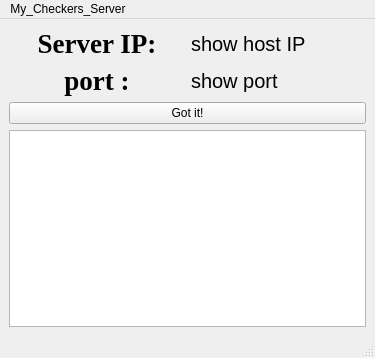
<?xml version="1.0" encoding="UTF-8"?>
<ui version="4.0">
 <class>MainWindow</class>
 <widget class="QMainWindow" name="MainWindow">
  <property name="geometry">
   <rect>
    <x>0</x>
    <y>0</y>
    <width>375</width>
    <height>358</height>
   </rect>
  </property>
  <property name="windowTitle">
   <string>MainWindow</string>
  </property>
  <widget class="QWidget" name="centralwidget">
   <layout class="QGridLayout" name="gridLayout">
    <item row="0" column="0">
     <widget class="QLabel" name="label">
      <property name="font">
       <font>
        <family>Times New Roman</family>
        <pointsize>20</pointsize>
        <bold>true</bold>
       </font>
      </property>
      <property name="text">
       <string>Server IP:</string>
      </property>
      <property name="alignment">
       <set>Qt::AlignCenter</set>
      </property>
     </widget>
    </item>
    <item row="0" column="1">
     <widget class="QLabel" name="IPLabel">
      <property name="font">
       <font>
        <pointsize>15</pointsize>
       </font>
      </property>
      <property name="text">
       <string>show host IP</string>
      </property>
     </widget>
    </item>
    <item row="1" column="0">
     <widget class="QLabel" name="label_2">
      <property name="font">
       <font>
        <family>Times New Roman</family>
        <pointsize>20</pointsize>
        <bold>true</bold>
       </font>
      </property>
      <property name="text">
       <string>port :</string>
      </property>
      <property name="alignment">
       <set>Qt::AlignCenter</set>
      </property>
     </widget>
    </item>
    <item row="1" column="1">
     <widget class="QLabel" name="portLabel">
      <property name="font">
       <font>
        <pointsize>15</pointsize>
       </font>
      </property>
      <property name="text">
       <string>show port</string>
      </property>
     </widget>
    </item>
    <item row="2" column="0" colspan="2">
     <widget class="QPushButton" name="gotitButton">
      <property name="text">
       <string>Got it!</string>
      </property>
     </widget>
    </item>
    <item row="3" column="0" colspan="2">
     <widget class="QTextEdit" name="textEdit">
      <property name="readOnly">
       <bool>true</bool>
      </property>
     </widget>
    </item>
   </layout>
  </widget>
  <widget class="QMenuBar" name="menubar">
   <property name="geometry">
    <rect>
     <x>0</x>
     <y>0</y>
     <width>375</width>
     <height>17</height>
    </rect>
   </property>
   <widget class="QMenu" name="menuMy_Checker_Server">
    <property name="title">
     <string>My_Checkers_Server</string>
    </property>
   </widget>
   <addaction name="menuMy_Checker_Server"/>
  </widget>
  <widget class="QStatusBar" name="statusbar"/>
 </widget>
 <resources/>
 <connections/>
</ui>
